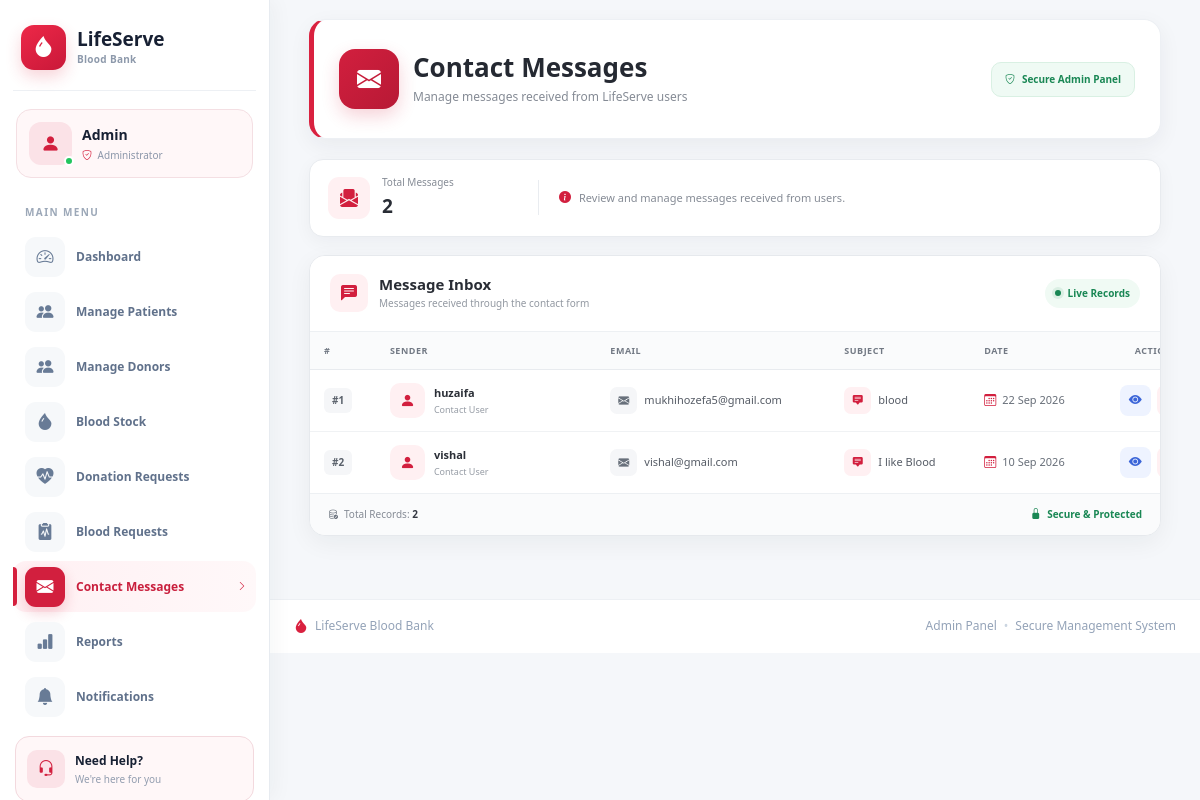
Page /adminpanel/contact-messages/ on the committed database.
### accounts/models.py (models this page shows, shortened)
class ContactMessage(models.Model):
    name = models.CharField(max_length=100)
    email = models.EmailField()
    subject = models.CharField(max_length=200)
    message = models.TextField()
    is_read = models.BooleanField(default=False)
    created_at = models.DateTimeField(auto_now_add=True)

### adminpanel/views.py (the view)
# urls.py: path("contact-messages/",views.contact_messages,name="contact_messages"),
def contact_messages(request):
    contact_messages = ContactMessage.objects.all().order_by("-created_at")
    return render(
    request,
    "adminpanel/contact messages.html",
    {"contact_messages": contact_messages}
)

### accounts/context_processors.py (called while the page is built, shortened)
def notification_count(request):
    return {
        "notification_count": 0
    }

def contact_message_count(request):
    unread_count = ContactMessage.objects.filter(is_read=False).count()
    return {
        "contact_message_count": unread_count
    }

### donor/context_processors.py (called while the page is built)
def donor_data(request):
    donor = None
    if request.user.is_authenticated:
        try:
            donor = Donor.objects.get(user=request.user)
        except Donor.DoesNotExist:
            donor = None
    return {
        "donor": donor
    }

### lifeserve/offline_translation.py (called while the page is built)
    def __call__(self, request):
        response = self.get_response(request)
        if request.LANGUAGE_CODE != 'hi' or response.get('Content-Type', '').split(';')[0] != 'text/html':
            return response
        if not response.streaming:
            response.content = translate_html(response.content.decode(response.charset or 'utf-8')).encode(response.charset or 'utf-8')
            response.headers.pop('Content-Length', None)
        return response

### patient/context_processors.py (called while the page is built)
def patient_data(request):
    if request.user.is_authenticated:
        patient = Patient.objects.filter(user=request.user).first()
        return {
            "patient": patient
        }
    return {}

### lifeserve/templates/adminpanel/Contact Messages.html (shortened to what this page needs)
{% extends "adminpanel/base.html" %}
{% load static %}
{% block extra_css %}
<link rel="stylesheet" href="{% static 'css/contact-messages.css' %}">
{% endblock %}
{% block content %}
<div class="contact-messages-page">
     <section class="cm-page-header">
        <div class="cm-header-content">
            <div class="cm-page-icon">
                <i class="bi bi-envelope-fill"></i>
            </div>
            <div class="cm-page-heading">
                <h2>Contact Messages</h2>
                <p>Manage messages received from LifeServe users</p>
            </div>
        </div>
         <div class="cm-header-badge">
            <i class="bi bi-shield-check"></i>
            <span>Secure Admin Panel</span>
        </div>
     </section>
    <div class="cm-summary-card">
        <div class="cm-summary-left">
            <div class="cm-summary-icon">
                <i class="bi bi-envelope-paper-fill"></i>
            </div>
            <div class="cm-summary-text">
                <span>Total Messages</span>
                <strong>{{ contact_messages|length }}</strong>
            </div>
        </div>
        <div class="cm-summary-info">
            <i class="bi bi-info-circle-fill"></i>
            <span>Review and manage messages received from users.</span>
        </div>
    </div>
    <div class="cm-card">
        <div class="cm-card-header">
            <div class="cm-card-title">
                <div class="cm-card-title-icon">
                    <i class="bi bi-chat-left-text-fill"></i>
                </div>
                <div>
                    <h4>Message Inbox</h4>
                    <p>Messages received through the contact form</p>
                </div>
            </div>
            <div class="cm-live-badge">
                <span class="cm-live-dot"></span>
                Live Records
            </div>
        </div>
        <div class="cm-card-body">
            {% if contact_messages %}
            <div class="cm-table-container">
                <table class="cm-table">
                    <thead>
                        <tr>
                            <th>#</th>
                            <th>Sender</th>
                            <th>Email</th>
                            <th>Subject</th>
                            <th>Date</th>
                            <th class="cm-action-heading">Action</th>
                        </tr>
                    </thead>
                    <tbody>
                    {% for message in contact_messages %}
                    <tr>
                        <td>
                            <span class="cm-message-id">
                                #{{ forloop.counter }}
                            </span>
                        </td>
                        <td>
                            <div class="cm-sender">
                                <div class="cm-sender-avatar">
                                    <i class="bi bi-person-fill"></i>
                                </div>
                                <div class="cm-sender-info">
                                    <strong>{{ message.name }}</strong>
                                    <span>Contact User</span>
                                </div>
                            </div>
                        </td>
                        <td>
                            <div class="cm-email">
                                <div class="cm-email-icon">
                                    <i class="bi bi-envelope-fill"></i>
                                </div>
                                <span class="cm-email-text">
                                    {{ message.email }}
                                </span>
                            </div>
                        </td>
                        <td>
                            <div class="cm-subject">
                                <div class="cm-subject-icon">
                                    <i class="bi bi-chat-square-text-fill"></i>
                                </div>
                                <span>
                                    {{ message.subject }}
                                </span>
                            </div>
                        </td>
                        <td>
                            <div class="cm-date">
                                <i class="bi bi-calendar3"></i>
                                <span>
                                    {{ message.created_at|date:"d M Y" }}
                                </span>
                            </div>
                        </td>
                        <td>
                            <div class="cm-actions">
                                <a href="{% url 'contact_message_detail' message.id %}"
                                   class="cm-action-btn cm-view-btn"
                                   title="View Message"
                                   aria-label="View Message">
                                    <i class="bi bi-eye-fill"></i>
                                </a>
                                <form method="post"
                                      action="{% url 'delete_contact_message' message.id %}"
                                      class="cm-delete-form">
                                    <button type="submit"
                                            class="cm-action-btn cm-delete-btn"
                                            title="Delete Message"
                                            aria-label="Delete Message"
                                            onclick="return confirm('Are you sure you want to delete this message?');">
                                    </button>
                                </form>
                            </div>
                        </td>
                    </tr>
                    {% endfor %}
                    </tbody>
                </table>
            </div>
            {% endif %}
        </div>
        <div class="cm-card-footer">
            <div class="cm-records">
                <i class="bi bi-database-check"></i>
                <span>
                    Total Records:
                    <strong>{{ contact_messages|length }}</strong>
                </span>
            </div>
            <div class="cm-protected">
                <i class="bi bi-lock-fill"></i>
                Secure &amp; Protected
            </div>
        </div>
    </div>
</div>
{% endblock %}

### lifeserve/static/css/admin.css (style rules this page uses)
* { box-sizing: border-box; }
html, body { margin: 0; padding: 0; width: 100%; min-height: 100%; font-family: "Segoe UI", Arial, sans-serif; background: #f5f7fa; }
body { overflow-x: hidden; }
.admin-content > * { max-width: 100%; }

### rows in the picture
ContactMessage: name "huzaifa", email "mukhihozefa5@gmail.com", subject "blood", created_at "22 Sep 2026"
ContactMessage: name "vishal", email "vishal@gmail.com", subject "I like Blood", created_at "10 Sep 2026"

### other values in the picture
{{ contact_messages|length }} "2"
